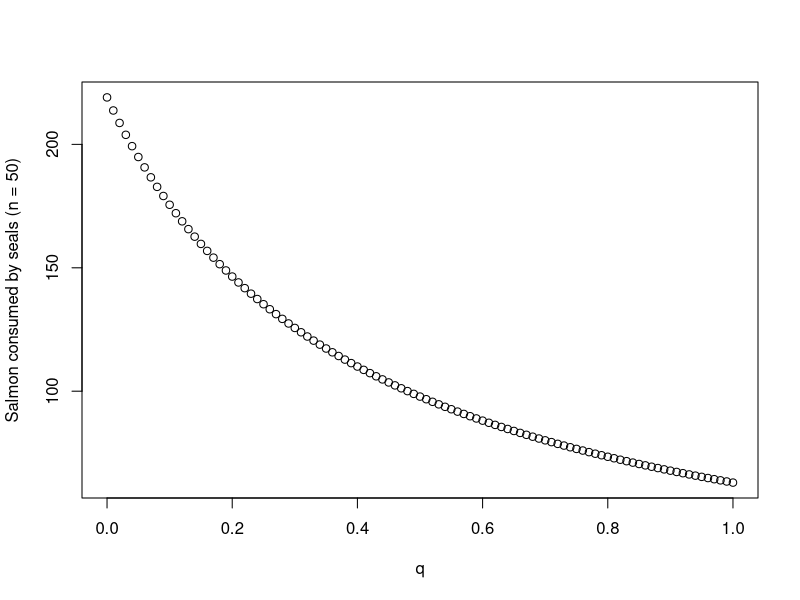
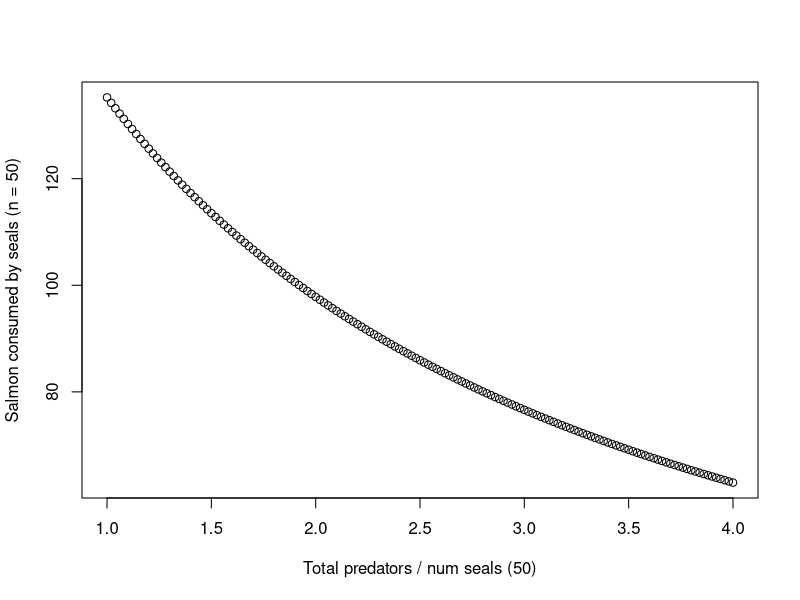
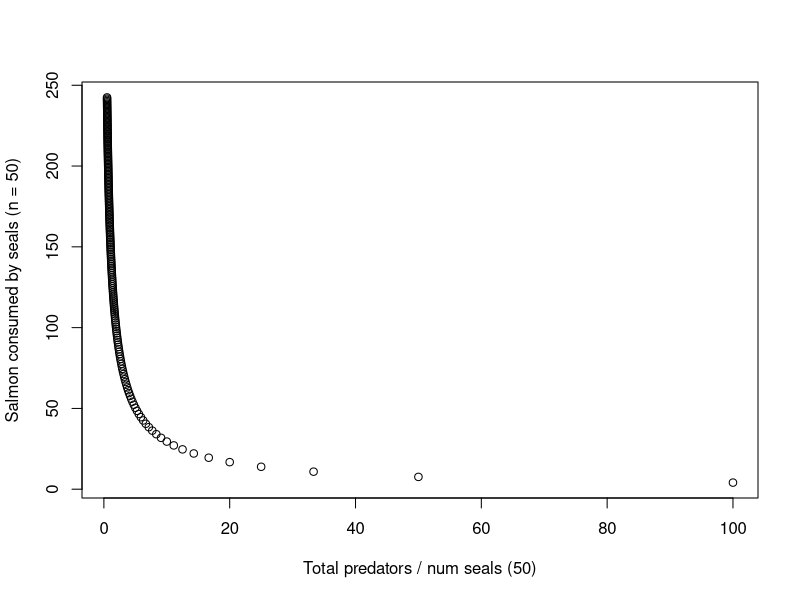

These figures' R source, in order:

# seal consumption parameters
alpha <- 0.05
Cmax <- 5
Ns <- 5000
gamma <- -0.5
Nseal <- 50

q <- seq(0, 1, 0.01)
P <- 100

plot(x = q, y = (Cmax * Nseal *(alpha * Ns * Nseal^gamma) / 
                         (Cmax + alpha * Ns * Nseal^gamma + q * P)), 
     ylab = "Salmon consumed by seals (n = 50)",
     xlab = "q")

q <- 0.5
P <- seq(Nseal, 200, 1)

plot(x = P/Nseal, y = (Cmax * Nseal *(alpha * Ns * Nseal^gamma) / 
           (Cmax + alpha * Ns * Nseal^gamma + q * P)), 
     ylab = "Salmon consumed by seals (n = 50)",
     xlab = "Total predators / num seals (50)")

Nseal <- seq(1, 199, 1)
P <- 100

plot(x = P/Nseal, y = (Cmax * Nseal *(alpha * Ns * Nseal^gamma) / 
                         (Cmax + alpha * Ns * Nseal^gamma + q * P)), 
     ylab = "Salmon consumed by seals (n = 50)",
     xlab = "Total predators / num seals (50)")
